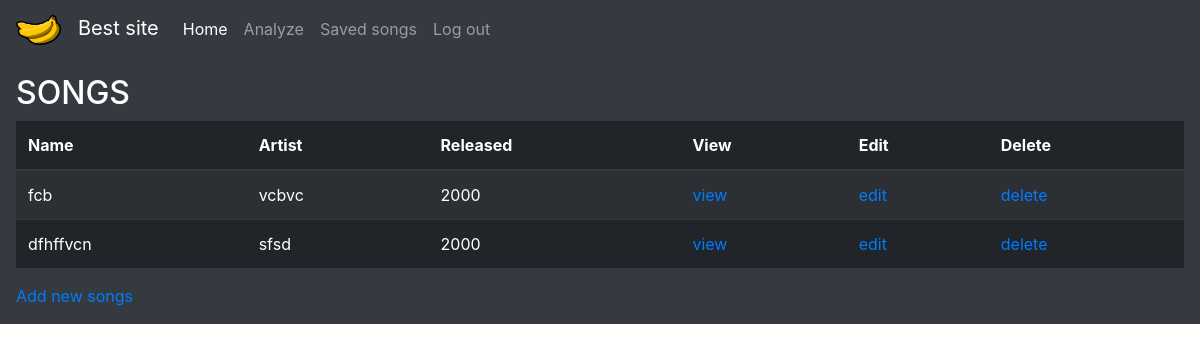
The page /ohjelma/songs/ (signed in) on the database as committed earlier.
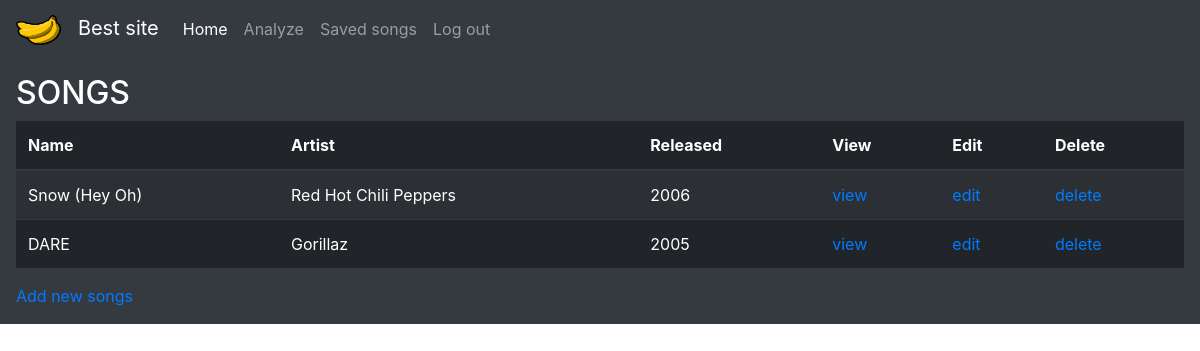
The same page on the database as committed later.
### ohjelma/models.py (models this page shows, shortened)
class Song(models.Model):
    song_name = models.CharField(max_length=200)
    song_artist = models.CharField(max_length = 200)
    release_year = models.IntegerField(default=2000)

### ohjelma/views.py (the view)
# urls.py: path('songs/', views.SongList.as_view(), name = 'song_list'),
class SongList(ListView):
    model = Song

### ohjelma/templates/ohjelma/song_list.html (shortened to what this page needs)
{% extends 'base.html' %}
{% block content %}
<h2>SONGS</h2>
<table class = "table table-striped table-dark">
<thead>
    <tr>
    <th scope="col">Name</th>
    <th scope="col">Artist</th>
    <th scope="col">Released</th>
    <th scope="col">View</th>
    <th scope="col">Edit</th>
    <th scope="col">Delete</th>
    </tr>
</thead>
<tbody>
    {% for song in object_list %}
    <tr>
    <td>{{ song.song_name }}</td>
    <td>{{ song.song_artist }}</td>
    <td>{{ song.release_year }}</td>
    <td><a href="{% url "song_view" song.id %}">view</a></td>
    <td><a href="{% url "song_edit" song.id %}">edit</a></td>
    <td><a href="{% url "song_delete" song.id %}">delete</a></td>
    </tr>
    {% endfor %}
</tbody>
</table>
<a href="{% url "song_new" %}">Add new songs</a>
{% endblock %}

### ohjelma/templates/base.html (shortened to what this page needs)
<!DOCTYPE html>
{% load static %}
<html lang="en">
<head>
  <link rel="stylesheet" href="https://maxcdn.bootstrapcdn.com/bootstrap/4.0.0/css/bootstrap.min.css">
  <nav class="navbar navbar-expand-lg navbar-dark bg-dark">
    <a class="navbar-brand" href="#">
      <img src="{% static 'images/bansku1.png' %}" width="45" height="30" alt="">
    &nbsp Best site
    </a>
    <div class="collapse navbar-collapse" id="navbarSupportedContent">
      <ul class="navbar-nav mr-auto">
        <li class="nav-item active">
          <a class="nav-link" href="{% url 'home' %}">Home <span class="sr-only">(current)</span></a>
        </li>
        <li class="nav-item">
          <a class="nav-link" href="{% url 'year_analysis' %}">Analyze</a>
        </li>
        <li class="nav-item">
          <a class="nav-link" href="{% url 'song_list' %}">Saved songs</a>
        </li>
        <li class="nav-item">
          <a class="nav-link" href="{% url 'logout' %}">Log out</a>
        </li>
      </ul>
    </div>
  </nav>
</head>
<body>
  <div class="p-3 mb-2 bg-dark text-white">
  <main>
    {% if user.is_authenticated %}
      {% block content %}
      {% endblock %}
    {% else %}
      <p>You are not logged in</p>
      <a href="{% url 'login' %}">Let me in!</a>
    {% endif %}
  </main>
  </div>
</body>
</html>

Rows that differ between the two databases and show on the page:
removed Song: song_name "fcb", song_artist "vcbvc", release_year "2000"
removed Song: song_name "dfhffvcn", song_artist "sfsd", release_year "2000"
added Song: song_name "Snow (Hey Oh)", song_artist "Red Hot Chili Peppers", release_year "2006"
added Song: song_name "DARE", song_artist "Gorillaz", release_year "2005"
